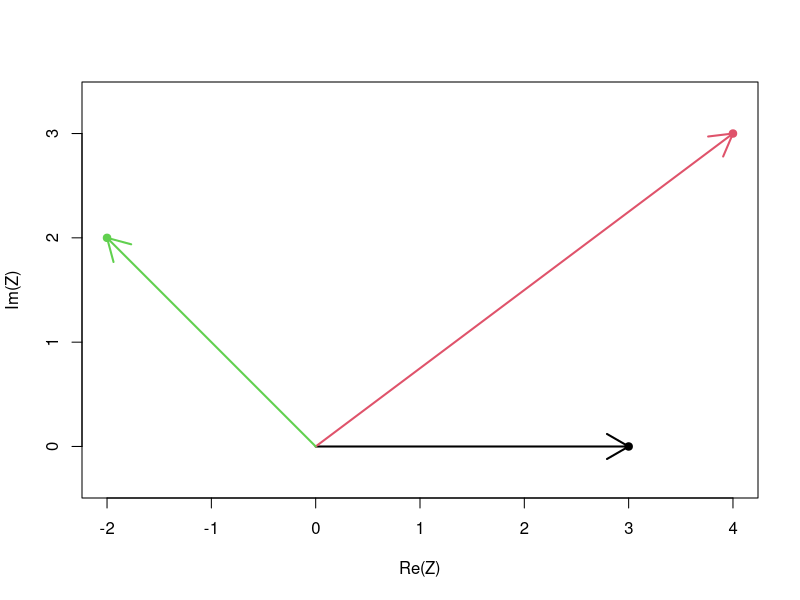
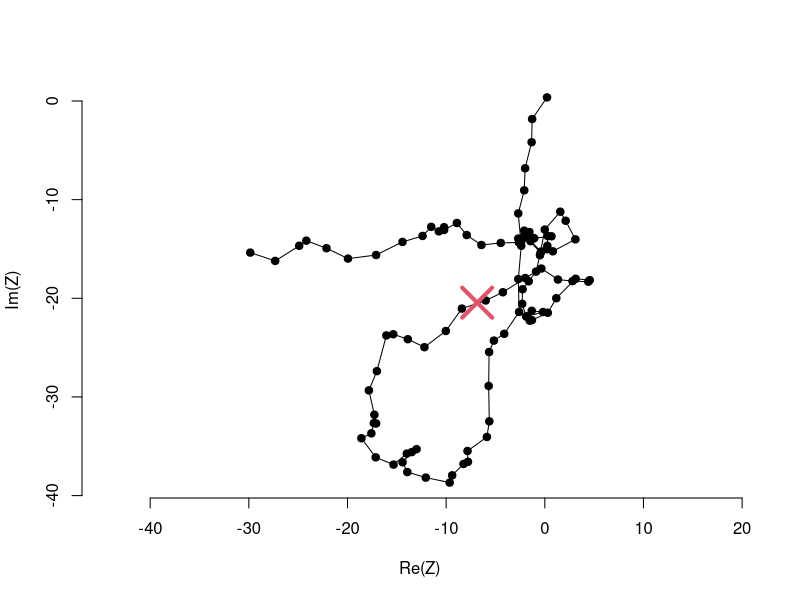
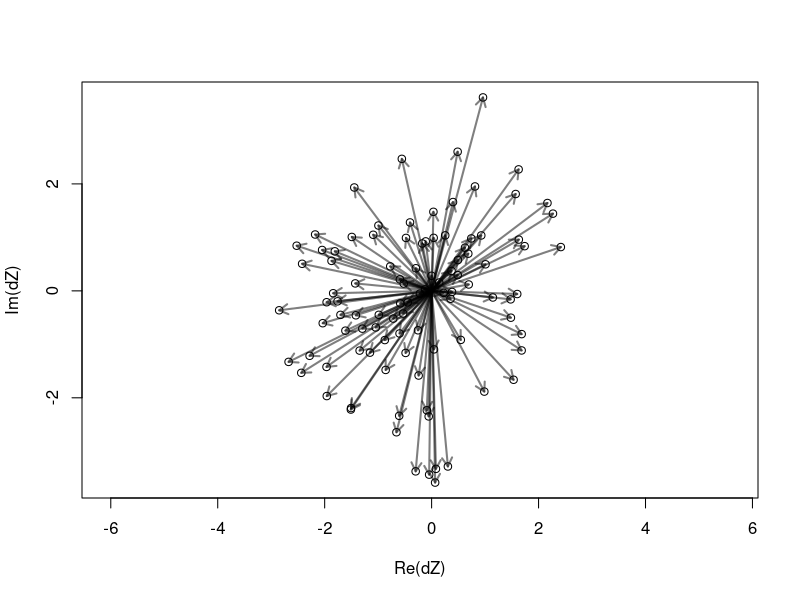
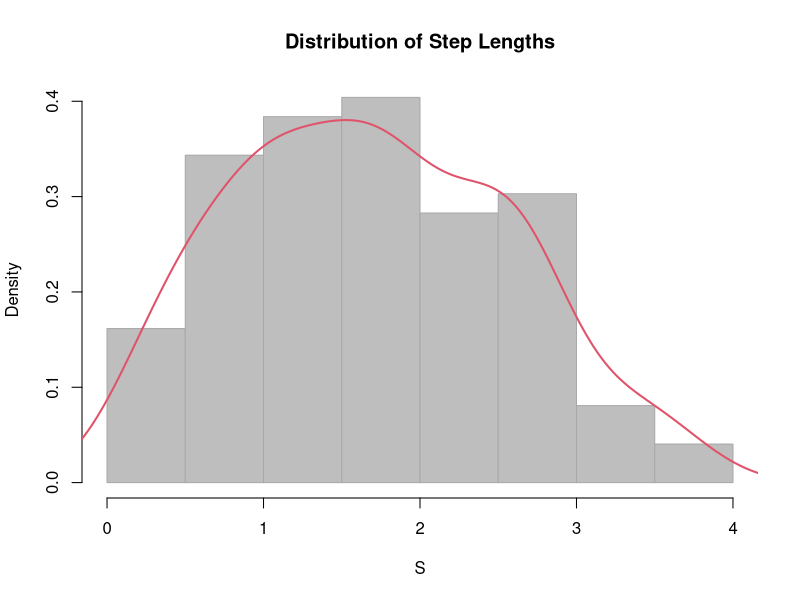
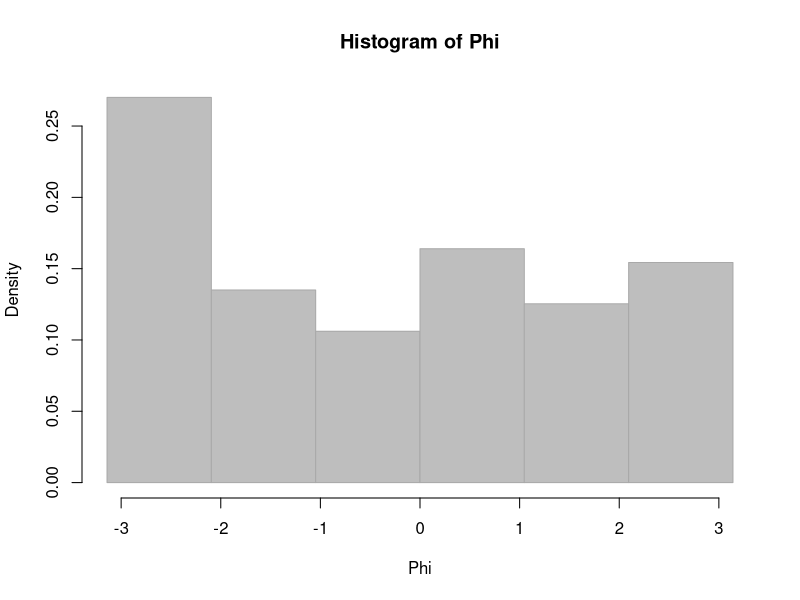
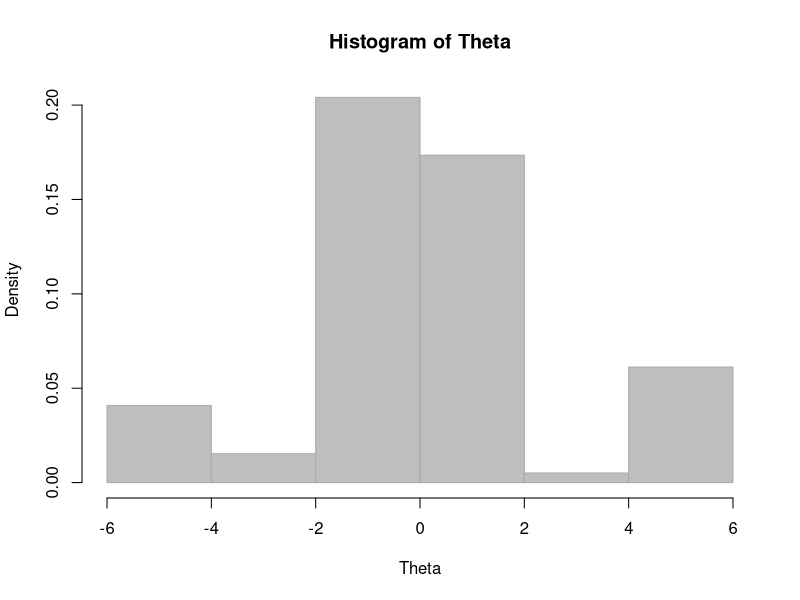
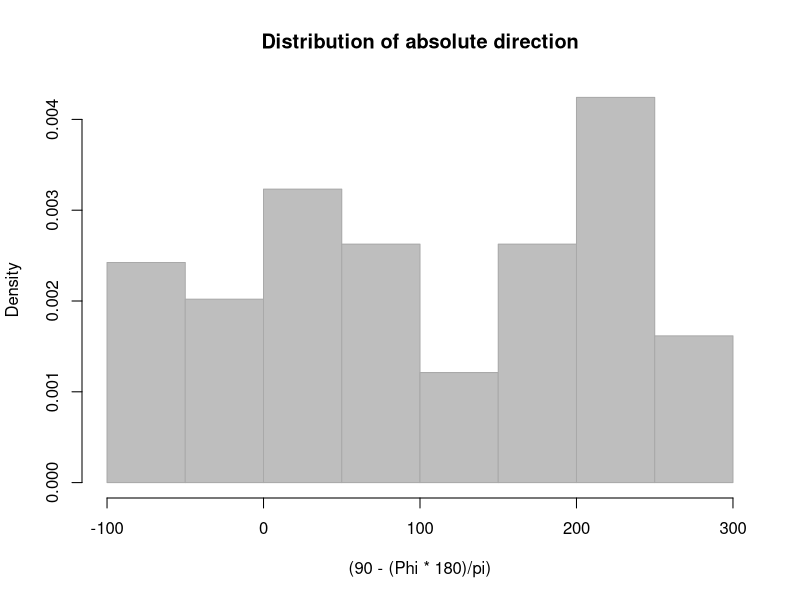
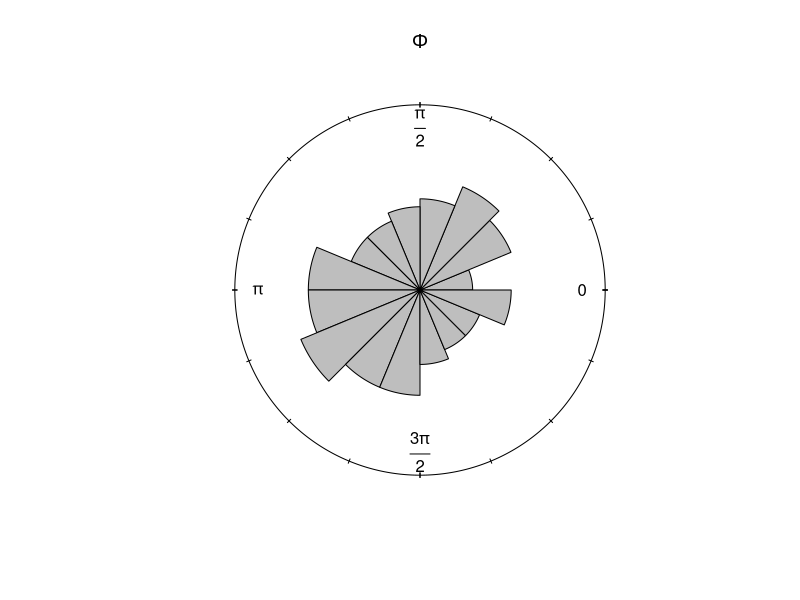

Source code (R) for these figures, in order:
## ---- chunk 1
# make some imaginary numbers
X <- c(3,4,-2)
Y <- c(0,3,2)
Z <- X+1i*Y

# or
Z <- complex(re = X, im = Y)

plot(Z, pch=19, col=1:3, asp=1)
arrows(rep(0,length(Z)), rep(0,length(Z)), Re(Z), Im(Z), lwd=2, col=1:3)
# asp=1 means that the aspect ratio should be 1:1 in your figure. Which is true for all movement data.
## ---- chunk 2
# lengths
Mod(Z)
# angles (in radians), where 0 is forward, 90 degrees is pi/2, 180 is pi and 270 is 3pi/2
Arg(Z)
## ---- chunk 3
90 - (Arg(Z)*180)/pi # converts to degrees and then subtracts from 90
## ---- chunk 4
Y <- cumsum(arima.sim(n=100, model=list(ar=.7)))
X <- cumsum(arima.sim(n=100, model=list(ar=.7)))
Z <- X + 1i*Y
## ---- chunk 5
# what's the mean location?
mean(Z) # because vectors add, can take the average (average of Xs and Ys)
plot(Z, type="o", asp = 1, pch=19, bty="n")
points(mean(Z), cex=4, pch=4, col=2,lwd=4)

# can also look at the step vectors (the displacement and velocity)
# you want the difference of the Zs
dZ <- diff(Z)
# this gives you the steps, the orientation and the length
plot(dZ,asp=1)
arrows(rep(0, length(dZ)), rep(0, length(dZ)), Re(dZ), Im(dZ), col = rgb(0,0,0, 0.5),lwd=2, length=0.1)
# doesn't look like they're any particular orientation for this individual and a range of magnitudes
## ---- chunk 6
S <- Mod(dZ) # This gives steplengths
Phi <- Arg(dZ) # cardinal direction in which those steps take place (absolute orientation)
Theta <- diff(Phi) # turning angles
# remember that the turning angles are going to displaced forward 1. So it goes to n - 2
summary(S)
hist(S, col="grey", bor="darkgrey", freq=FALSE, main="Distribution of Step Lengths")
lines(density(S), col=2, lwd=2)
## ---- chunk 7
# The absolute orientations
hist(Phi, col="grey", bor="darkgrey", freq=FALSE, breaks=seq(-pi, pi,pi/3))
  # interpretation: equally likely to go E/W/N/S

# Turning angles
hist(Theta, col="grey", bor="darkgrey", freq=FALSE)
  # turning angles clustered around 0s, you're more likely to keep going in the same direction
  # but the range here goes to way too big and too small > 2pi
  # to fix you'd have to add everything that's less than 2pi and add it.. (to where..?)

# Orientation 
hist((90 - (Phi*180)/pi), col="grey",bor="darkgrey",freq=FALSE, main="Distribution of absolute direction")
## ---- chunk 8
require(circular)
Theta <- as.circular(Theta)
Phi <- as.circular(Phi)
rose.diag(Phi, bins=16, col="grey", prop=2, main=expression(Phi))
rose.diag(Theta, bins=16, col="grey",prop=2, main=expression(Theta))
## ---- chunk 9

## ---- chunk 10
Rot1 <- complex(mod=1, arg=pi/4)
Rot2 <- complex(mod=1, arg=-pi/4)
plot(Z, asp=1, type="l", col="darkgrey",lwd=3)
lines(Z*Rot1, col=2, lwd=2)
lines(Z*Rot2, col=3,lwd=3)
## ---- chunk 11
# obtain all steps and turning angles
# rotate them bythe orientation of the last step (Arg(Z1-Z0))
# get pieces
n <- length(Z)
S <- Mod(diff(Z))
Phi <- Arg(diff(Z))
Theta <- diff(Phi)
RelSteps <- complex(mod = S[-1], arg=Theta)

# calculate null set
Z0 <- Z[-((n-1):n)]
Z1 <- Z[-c(1,n)]
Rotate <- complex(mod =1, arg=Arg(Z1-Z0))
Z.null <- matrix(0, ncol=n-2, nrow=n-2)
for(i in 1:length(Z1)){
  Z.null[i,] <- Z1[i] + RelSteps * Rotate[i]}

# plot
plot(Z, type="o", col=1:10, pch=19, asp=1)
for(i in 1:nrow(Z.null)){
  segments(rep(Re(Z1[i]), n-2), rep(Im(Z1[i]), n-2), 
           Re(Z.null[i,]), Im(Z.null[i,]), col=i+1)
  }
## ---- chunk 12
dnorm(7,6,.5)
# 1/foot
dnorm(7,6,.5)/12
# less than 1%
## ---- chunk 13
(L1 <- dnorm(7,7,0.001))
## ---- chunk 14
mu0 <- 6
sigma0 <- 0.5
X <- c(6.6, 6.8, 7.0, 7.2, 7.4)
  # ... fill in later!
#curve <- dnorm(x, mu0, sigma0)
#xlim = c(4, )

mus <- seq(6,8,0.05)
sigmas <- seq(0.1,1,0.02)
Likelihood <- function(mu, sigma){
    prod(dnorm(X, mu, sigma))
}
L.matrix <- outer(mus, sigmas, Vectorize(Likelihood))

image(L.matrix)
persp(L.matrix)

# find the maximum likelihood
(max.indices <- which(L.matrix== max(L.matrix), arr.ind = TRUE))
(mu.hat <- mus[max.indices[[1]]])
(sigma.hat <- sigmas[max.indices[2]])
## ---- chunk 15
optim(c(6,1),function(p) -Likelihood(p[1], p[2]))
## ---- chunk 16
X <- cumsum(arima.sim(n=100, model=list(ar=.7)))
Y <- cumsum(arima.sim(n=100, model=list(ar=.7)))
Z <- X + 1i*Y
plot(Z, type="o", asp=1)

Weibull.Like <- function(p, Z)
{ 
  S = Mod(diff(Z))
  -sum(dweibull(S, p[1], p[2], log=TRUE))
}

(Weibull.fit <- optim(c(1,1), Weibull.Like, Z=Z))

hist(Mod(diff(Z)), freq=FALSE, col="grey", breaks=10)
curve(dweibull(x, Weibull.fit$par[1], Weibull.fit$par[2]), add=TRUE, col=2, lwd=2)
